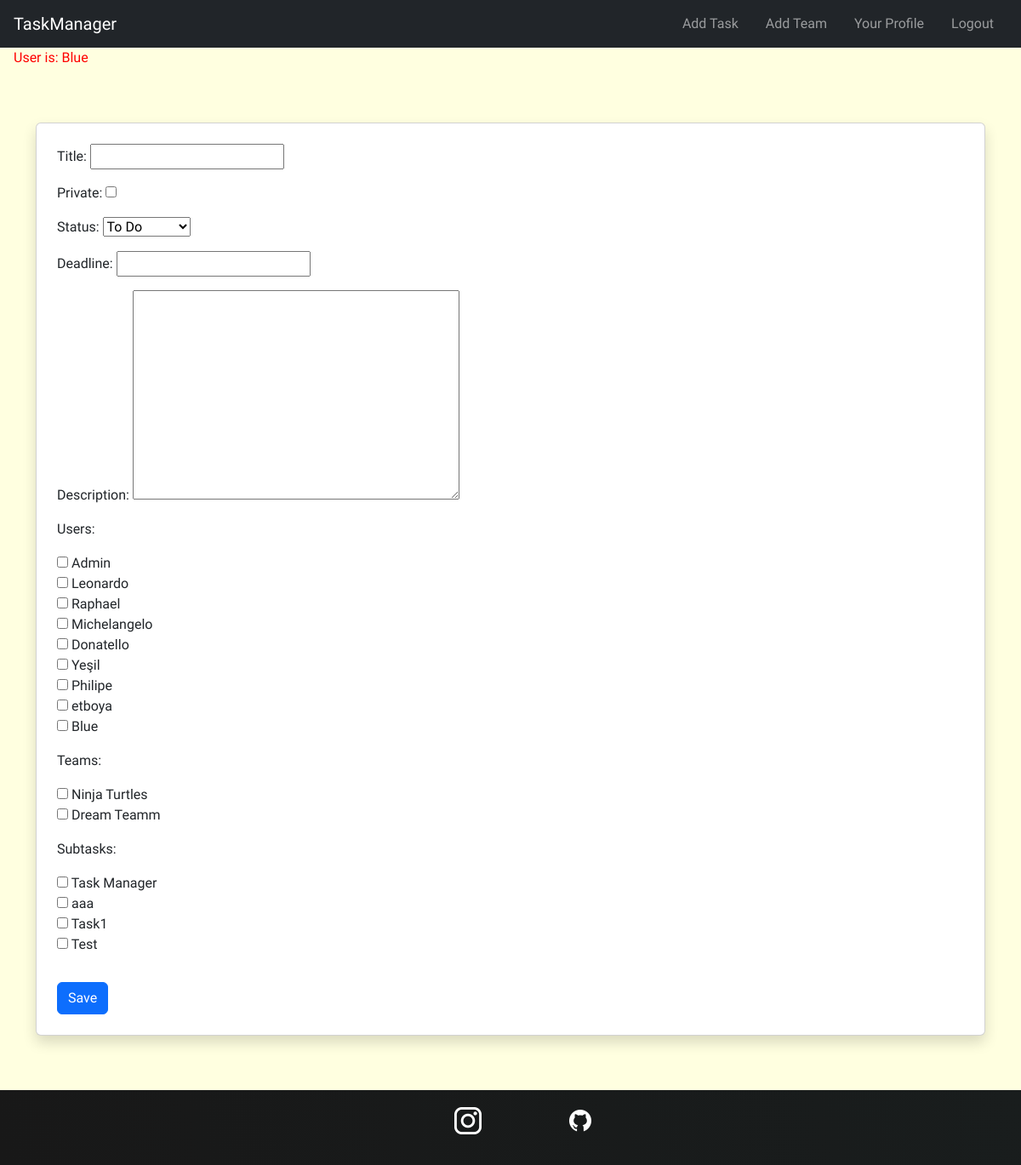
The app's page /tasks/add (signed in), older data.
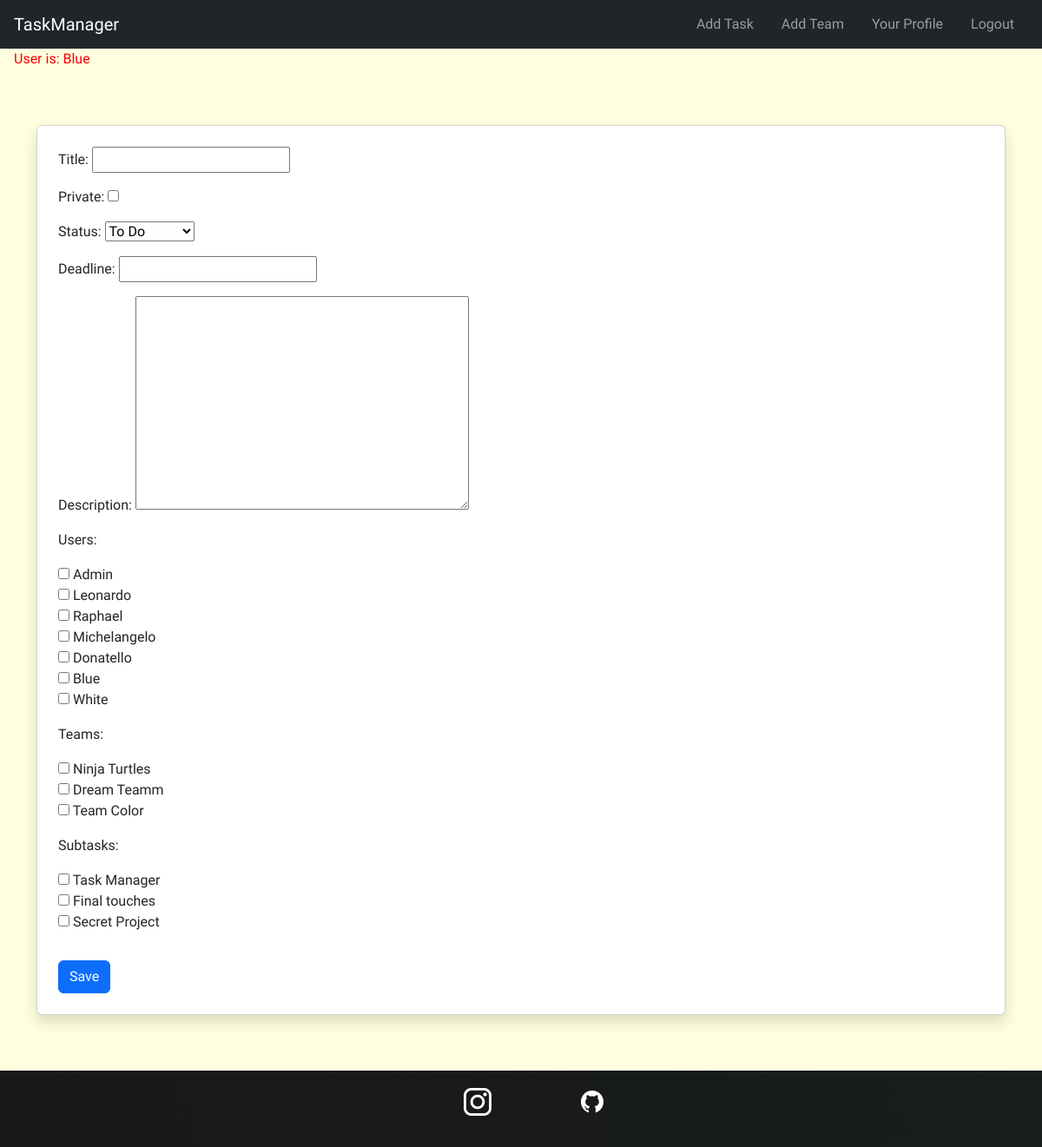
The same page, newer data.
### tasks/models.py (models this page shows)
class Task(models.Model):
    STATUS_CHOICES = [
        ('todo', 'To Do'),
        ('in_progress', 'In Progress'),
        ('done', 'Done'),
    ]
    private = models.BooleanField(blank=False,default=False) # if it is false every one can see it , users & teams associated
    creator = models.ForeignKey(User,on_delete=models.CASCADE, related_name='created_tasks')
    title = models.CharField(max_length=200)
    status = models.CharField(max_length=20, choices=STATUS_CHOICES, default='todo')
    description = models.TextField(blank=True)
    users = models.ManyToManyField(User, related_name='tasks')  # Users assigned to the task
    teams = models.ManyToManyField(Team, related_name='tasks' , blank=True)  # Teams related to the task
    subtasks = models.ManyToManyField('self', symmetrical=False, blank=True, related_name='parent_tasks')  # Optional sub-task linkage
    created_at = models.DateTimeField(auto_now_add=True)
    updated_at = models.DateTimeField(auto_now=True)
    deadline = models.DateTimeField(null=True, blank=True)
    def __str__(self):
        return self.title

### tasks/views.py (the view, shortened to what this page needs)
# urls.py: path("tasks/add", views.create_task, name="create_task"),
@login_required
def create_task(request):
    form = TaskForm(request.POST or None)
    return render(request, "tasks/task-form.html", {"form": form})

### tasks/forms.py
class TaskForm(forms.ModelForm):
        users = forms.ModelMultipleChoiceField(queryset=User.objects.all(),widget=forms.CheckboxSelectMultiple,required=False)
        teams = forms.ModelMultipleChoiceField(queryset=Team.objects.all(),widget=forms.CheckboxSelectMultiple,required=False)
        subtasks = forms.ModelMultipleChoiceField(queryset=Task.objects.all(),widget=forms.CheckboxSelectMultiple,required=False)
        class Meta: # a meta class which will hold the data
            model = Task
            fields = ["title","private","status","deadline","description","users","teams","subtasks",]

### tasks/models.py (called while the page is built)
    def __str__(self):
        return self.name

### tasks/templates/tasks/task-form.html
{% extends 'base.html' %} {% block body %}
<div class="container my-5">
  <div class="card p-4 shadow">
    <form method="POST">
      {% csrf_token %} {{ form.as_p }}
      <button type="submit" class="btn btn-primary mt-3">Save</button>
    </form>
  </div>
</div>
{% endblock %}

Row changes from the older to the newer data that the page shows:
added Task: status "To Do"
Text that changed along with them:
form field users: "☐ ☐ ☐ ☐ ☐ ☐ ☐ ☐ ☐" → "☐ ☐ ☐ ☐ ☐ ☐ ☐"
form field teams: "☐ ☐" → "☐ ☐ ☐"
form field subtasks: "☐ ☐ ☐ ☐" → "☐ ☐ ☐"
text no longer shown: "Title: Private: Status: Deadline: Description: Users: Admin Leonardo Raphael Michelangelo Donatello Yeşil Philipe etboya Blue Teams: Ninja Turtles Dream Teamm Subtasks: Task Manager aaa Task1 Test"
text now shown: "Title: Private: Status: Deadline: Description: Users: Admin Leonardo Raphael Michelangelo Donatello Blue White Teams: Ninja Turtles Dream Teamm Team Color Subtasks: Task Manager Final touches Secret Project"
